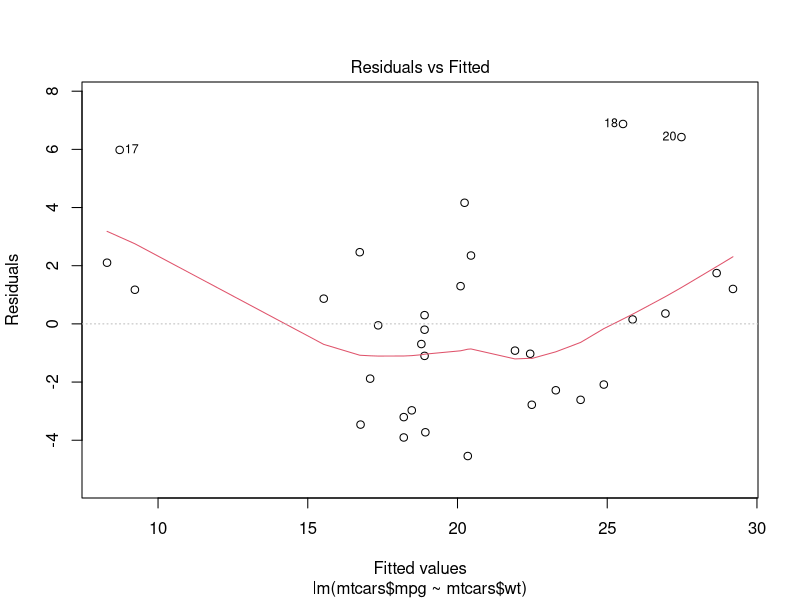
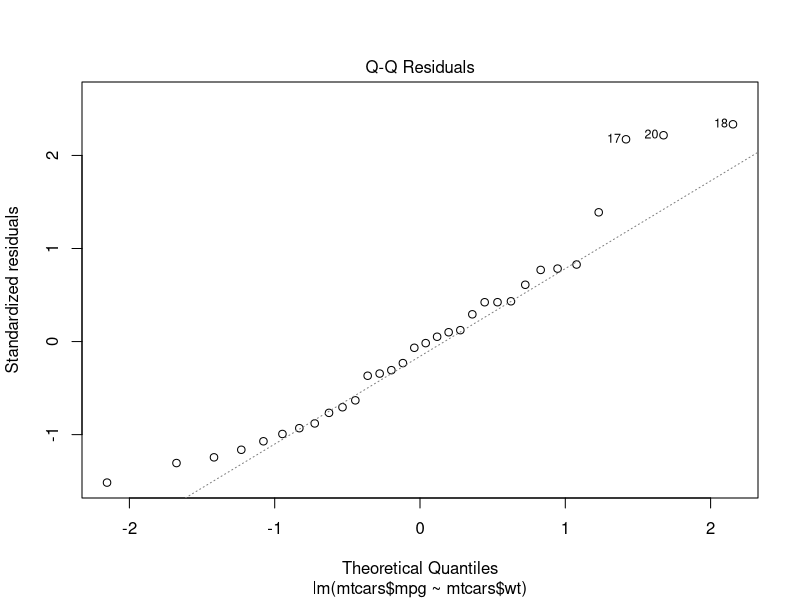
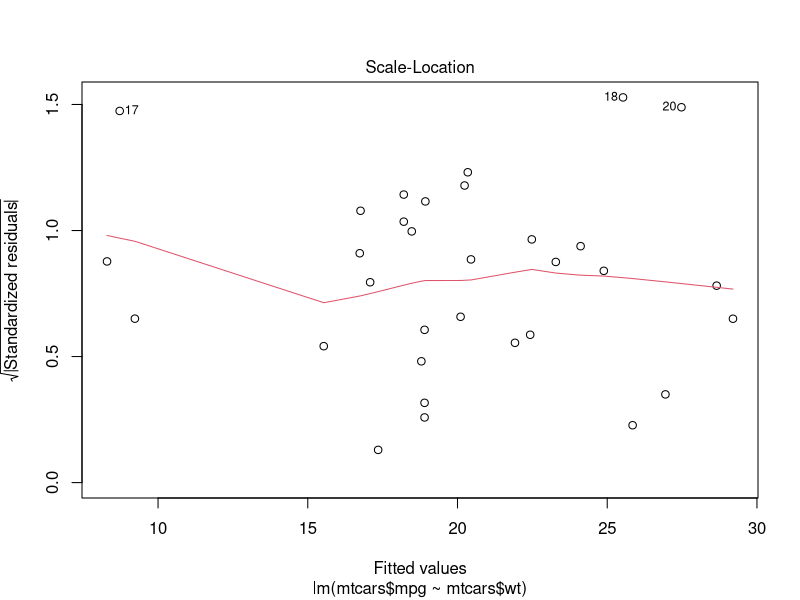
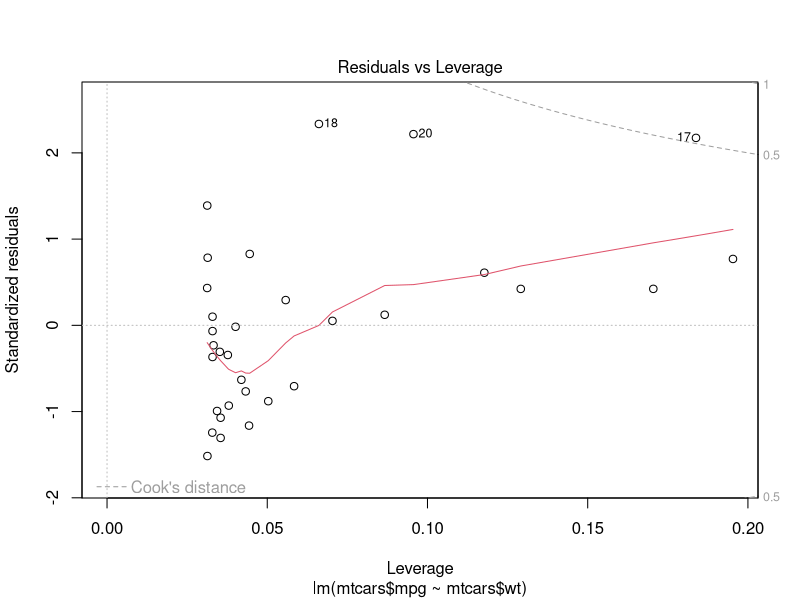

These figures' R source, in order: (Note: this script raises an error after producing the figures.)
#36 - Lesson 5-3B and Lesson 6A
#Monday, 4/29/24

out <- lm(mtcars$mpg ~ mtcars$wt)
summary(out)
plot(out)



out <- lm(mtcars$mpg ~ mtcars$wt -1)
summary(out)

out <- lm(mtcars$mpg ~ mtcars$wt + mtcars$hp)
summary(out)

#Notes 6A - Code to Copy

library(tidyverse)

#-----------------------------------------------------------------------------#
#Example 1

mytest <- function(alpha=0.05){
  x <- rnorm(30,100,1)
  pval <- t.test(x,alternative="two.sided",mu=100)$p.value
  
  if(pval < alpha) {results <- paste("Results are significant at the", alpha, "level.")}
  if(pval > alpha) {results <- paste("Results are not significant at the", alpha, "level.")}
  if(pval == alpha) {results <- paste("The p-value equals", alpha, ", the significance level.")}
  results
}

mytest()

out <- replicate(1000,mytest())

table(out)

rnorm(1)

if(rnorm(1)>0){print("positive")}

rnorm(30)
(rnorm(30) > 0)

if(rnorm(30)>0){print("positive")}

#-----------------------------------------------------------------------------#
#Example 2

mytest2 <- function(alpha=0.05){
  x <- rnorm(30,100,1)
  pval <- t.test(x,alternative="two.sided",mu=100)$p.value
  
  if(pval < alpha) {results <- paste("Results are significant at the", alpha, "level.")}
  if(pval > alpha) {
    pval.less <- t.test(x,alternative="less",mu=100)$p.value
    pval.great <- t.test(x,alternative="greater",mu=100)$p.value
    results <- paste("Results are not significant at the", alpha, "level, and the less than alternative has a p-value of ",round(pval.less,4),", and the greater than alternative has a p-value of ",round(pval.great,4))
  }
  if(pval == alpha) {results <- paste("The p-value equals", alpha, ", the significance level.")}
  results
}

mytest2() #Use alpha=0.50 to more quickly see other outputs!
mytest2(0.50)


#-----------------------------------------------------------------------------#
#Example 3

mytest3 <- function(alpha=0.05){
  x <- rnorm(30,100,1)
  pval <- t.test(x,alternative="two.sided",mu=100)$p.value
  xbar <- mean(x)
  
  if(pval < alpha & xbar > 100) {results <- paste("Results are significant at the", alpha, "level, and the mean is greater than 100.")}
  if(pval < alpha & xbar < 100) {results <- paste("Results are significant at the", alpha, "level, and the mean is less than 100.")}
  if(pval < alpha & xbar ==100) {results <- paste("Results are significant at the", alpha, "level, and the mean is 100.")}
  if(pval > alpha) {
    pval.less <- t.test(x,alternative="less",mu=100)$p.value
    pval.great <- t.test(x,alternative="greater",mu=100)$p.value
    results <- paste("Results are not significant at the", alpha, "level, and the less than alternative has a p-value of ",round(pval.less,4),", and the greater than alternative has a p-value of ",round(pval.great,4))
  }
  if(pval == alpha) {results <- paste("The p-value equals", alpha, ", the significance level.")}
  results
}

mytest3() #Use alpha=0.50 to more quickly see other outputs!
mytest3(0.50)


#-----------------------------------------------------------------------------#
#Example 4 (Example 3 UPDATED)

mytest3up <- function(alpha=0.05){
  x <- rnorm(30,100,1)
  pval <- t.test(x,alternative="two.sided",mu=100)$p.value
  xbar <- mean(x)
  
  if(pval < alpha & xbar > 100) {results <- paste("Results are significant at the", alpha, "level, and the mean is greater than 100.")
  } else if(pval < alpha & xbar < 100) {results <- paste("Results are significant at the", alpha, "level, and the mean is less than 100.")
  } else if(pval < alpha & xbar ==100) {results <- paste("Results are significant at the", alpha, "level, and the mean is 100.")
  } else if(pval > alpha) {
    pval.less <- t.test(x,alternative="less",mu=100)$p.value
    pval.great <- t.test(x,alternative="greater",mu=100)$p.value
    results <- paste("Results are not significant at the", alpha, "level, and the less than alternative has a p-value of ",round(pval.less,4),", and the greater than alternative has a p-value of ",round(pval.great,4))
  } else {results <- paste("The p-value equals", alpha, ", the significance level.")}
  results
}

mytest3up() #Use alpha=0.50 to more quickly see other outputs!
mytest3up(0.5)



#-----------------------------------------------------------------------------#
#Examples from notes

ifelse(rnorm(1) > 0,"positive","negative or 0")
ifelse(rnorm(1) > 0,1,0)
ifelse(rnorm(5) > 0,"positive","negative or 0")
ifelse(rnorm(5) > 0,1,0)



if_else(t.test(rnorm(30,100,1),alternative="two.sided",mu=100)$p.value < 0.05, 
        "Results are significant at the 0.05 level.",
        "Results are not significant at the 0.05 level.",
        "Missing p-value.")

pval <- t.test(rnorm(30,100,1),alternative="two.sided",mu=100)$p.value
case_when(pval < 0.05 ~ "Results are significant at the 0.05 level.",
          pval > 0.05 ~ "Results are not significant at the 0.05 level.",
          pval == 0.05 ~ "The p-value equals 0.05, the significance level.",
          .default = "Missing p-value")



pval.vec <- replicate(5,pval <- t.test(rnorm(30,100,1),alternative="two.sided",mu=100)$p.value)
case_when(pval.vec < 0.05 ~ "Results are significant at the 0.05 level.",
          pval.vec > 0.05 ~ "Results are not significant at the 0.05 level.",
          pval.vec == 0.05 ~ "The p-value equals 0.05, the significance level.",
          .default = "Missing p-value")



